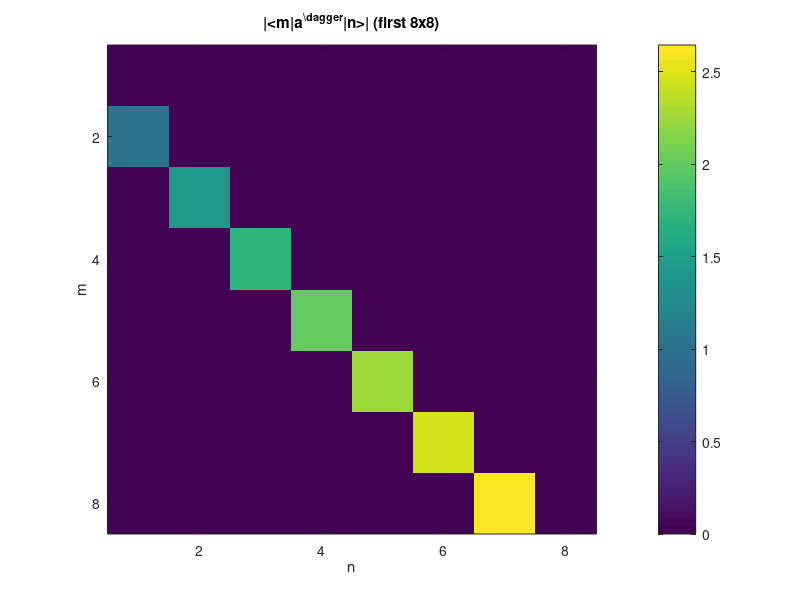

Here is the MATLAB script that generated this plot:
%% Week 3 - Creation & Annihilation Operators (number-basis matrices)
%  Physical Chemistry 2, SKKU (Prof. S. Joon Kwon)
%  a|n> = sqrt(n)|n-1>, a'|n> = sqrt(n+1)|n+1>, [a,a'] = 1, H = a'a + 1/2
clear; clc;

N = 30;
a = diag(sqrt(1:N-1), 1);       % annihilation
ad = a';                        % creation

% [a, a'] = 1 (exact except truncation corner)
comm = a*ad - ad*a;
bulk = comm(1:N-1, 1:N-1) - eye(N-1);
fprintf('[a,a''] = 1: max bulk error = %.2e, corner = %+.1f\n', max(abs(bulk(:))), comm(N,N));

% Hamiltonian eigenvalues (n + 1/2)
H = ad*a + 0.5*eye(N);
ev = sort(eig(H));
fprintf('First 6 eigenvalues of H/hbar*omega: '); fprintf('%.1f ', ev(1:6)); fprintf('\n');

% X, P and [X,P] = i
X = (a + ad)/sqrt(2); P = 1i*(ad - a)/sqrt(2);
commXP = X*P - P*X;
fprintf('Im<0|[X,P]|0> = %.6f (expect 1)\n', imag(commXP(1,1)));

% Matrix elements <n-1|a|n> = sqrt(n)
da = diag(a, 1);
fprintf('<n-1|a|n> for n=1..5: '); fprintf('%.4f ', da(1:5)); fprintf('\n');

% Uncertainty product in |n>: sigma_x sigma_p = (n + 1/2) hbar
for n = [0 1 4]
    v = zeros(N,1); v(n+1) = 1;
    sx = sqrt(v'*(X*X)*v - (v'*X*v)^2);
    sp = sqrt(real(v'*(P*P)*v - (v'*P*v)^2));
    fprintf('n=%d: sigma_x*sigma_p = %.5f hbar (expect %.1f)\n', n, real(sx*sp), n+0.5);
end

% Heatmap of |<m|a'|n>|
figure; imagesc(abs(ad(1:8,1:8))); colorbar; axis square;
title('|<m|a^{\dagger}|n>| (first 8x8)'); xlabel('n'); ylabel('m');
